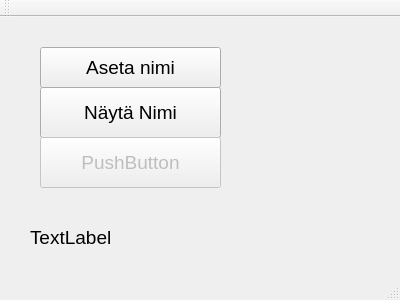
<?xml version="1.0" encoding="UTF-8"?>
<ui version="4.0">
 <class>MainWindow</class>
 <widget class="QMainWindow" name="MainWindow">
  <property name="geometry">
   <rect>
    <x>0</x>
    <y>0</y>
    <width>400</width>
    <height>300</height>
   </rect>
  </property>
  <property name="windowTitle">
   <string>MainWindow</string>
  </property>
  <widget class="QWidget" name="centralWidget">
   <widget class="QLabel" name="labelResult">
    <property name="geometry">
     <rect>
      <x>30</x>
      <y>200</y>
      <width>221</width>
      <height>41</height>
     </rect>
    </property>
    <property name="font">
     <font>
      <pointsize>14</pointsize>
     </font>
    </property>
    <property name="text">
     <string>TextLabel</string>
    </property>
   </widget>
   <widget class="QPushButton" name="btnSet">
    <property name="geometry">
     <rect>
      <x>40</x>
      <y>30</y>
      <width>181</width>
      <height>41</height>
     </rect>
    </property>
    <property name="font">
     <font>
      <pointsize>14</pointsize>
     </font>
    </property>
    <property name="text">
     <string>Aseta nimi</string>
    </property>
   </widget>
   <widget class="QPushButton" name="btnShow">
    <property name="geometry">
     <rect>
      <x>40</x>
      <y>70</y>
      <width>181</width>
      <height>51</height>
     </rect>
    </property>
    <property name="font">
     <font>
      <pointsize>14</pointsize>
     </font>
    </property>
    <property name="text">
     <string>Näytä Nimi</string>
    </property>
   </widget>
   <widget class="QPushButton" name="btnShowIfSetted">
    <property name="enabled">
     <bool>false</bool>
    </property>
    <property name="geometry">
     <rect>
      <x>40</x>
      <y>120</y>
      <width>181</width>
      <height>51</height>
     </rect>
    </property>
    <property name="font">
     <font>
      <pointsize>14</pointsize>
     </font>
    </property>
    <property name="text">
     <string>PushButton</string>
    </property>
   </widget>
  </widget>
  <widget class="QMenuBar" name="menuBar">
   <property name="geometry">
    <rect>
     <x>0</x>
     <y>0</y>
     <width>400</width>
     <height>21</height>
    </rect>
   </property>
  </widget>
  <widget class="QToolBar" name="mainToolBar">
   <attribute name="toolBarArea">
    <enum>TopToolBarArea</enum>
   </attribute>
   <attribute name="toolBarBreak">
    <bool>false</bool>
   </attribute>
  </widget>
  <widget class="QStatusBar" name="statusBar"/>
 </widget>
 <layoutdefault spacing="6" margin="11"/>
 <resources/>
 <connections/>
</ui>
